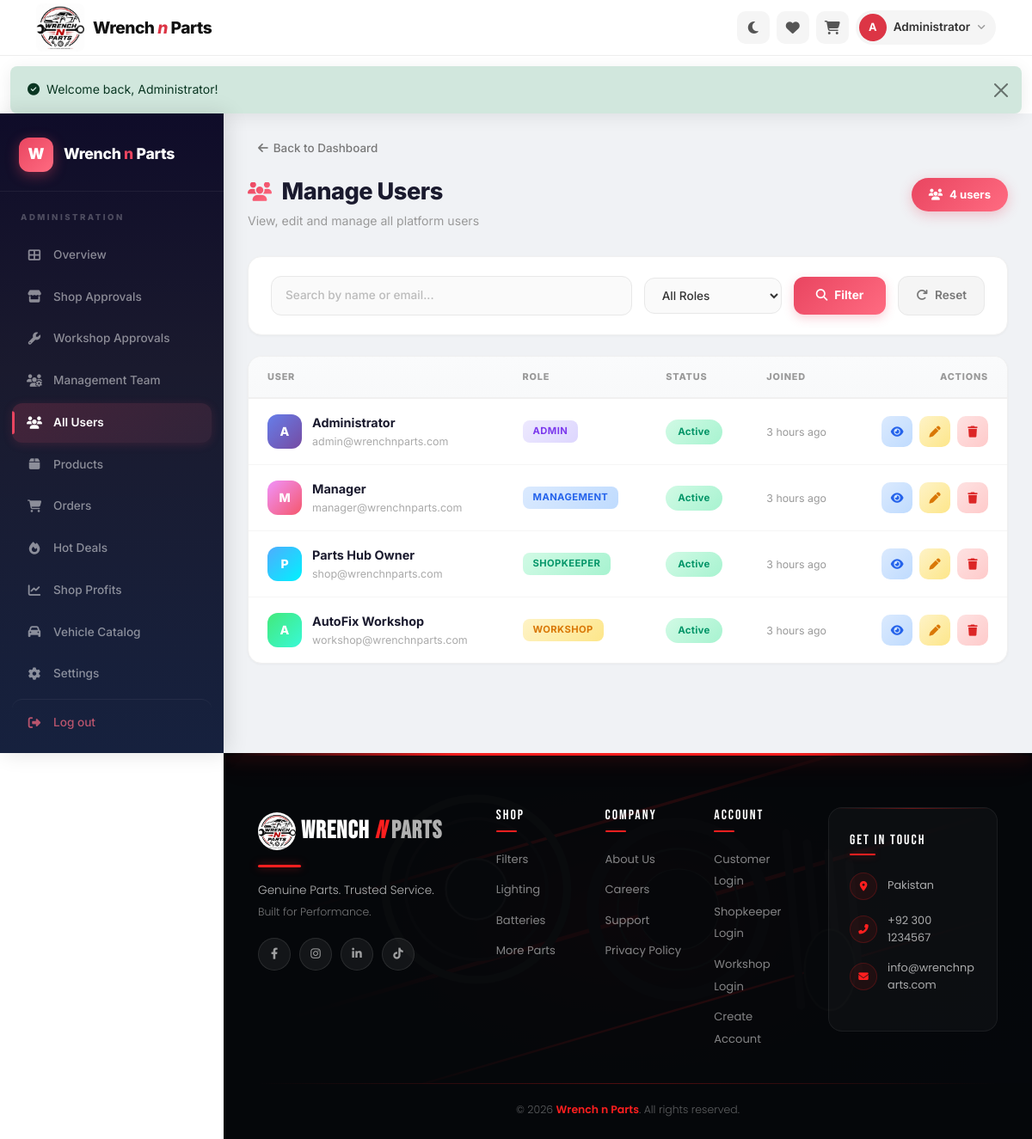
The page /legacy_php/admin/users.php (signed in) on the database its author committed.
### tables this page shows
CREATE TABLE users (
    user_id INT AUTO_INCREMENT PRIMARY KEY,
    name VARCHAR(100) NOT NULL,
    email VARCHAR(150) NOT NULL UNIQUE,
    password VARCHAR(255) NOT NULL,
    phone VARCHAR(20),
    address TEXT,
    role ENUM('customer','shopkeeper','workshop','admin','management') DEFAULT 'customer',
    status ENUM('pending','active','inactive','banned') DEFAULT 'pending',
    profile_image VARCHAR(255) DEFAULT NULL,
    created_at TIMESTAMP DEFAULT CURRENT_TIMESTAMP,
    updated_at TIMESTAMP DEFAULT CURRENT_TIMESTAMP ON UPDATE CURRENT_TIMESTAMP
);

### legacy_php/includes/config.php (called while the page is built, shortened)
<?php
$conn = new mysqli(DB_HOST, DB_USER, DB_PASS, DB_NAME);
$conn->set_charset("utf8mb4");
$conn->query("SET time_zone = '+05:00'");
if (!isset($_SESSION['user_id'])) {
    $logged_in = false;
    $current_user = null;
} else {
    $stmt = $conn->prepare("SELECT * FROM users WHERE user_id = ?");
    $stmt->bind_param("i", $_SESSION['user_id']);
    $stmt->execute();
    $result = $stmt->get_result();
    $current_user = $result->fetch_assoc();
    $logged_in = true;
}
function getFlash() {
    if (isset($_SESSION['flash'])) {
        $flash = $_SESSION['flash'];
        return $flash;
    }
    return null;
}
function timeAgo($datetime) {
    $tz = new DateTimeZone('Asia/Karachi');
    $now = new DateTime('now', $tz);
    try {
        $ago = new DateTime($datetime, $tz);
    } catch (Exception $e) {
        return $datetime;
    }
    $diff = $now->diff($ago);
    if ($diff->h > 0) return $diff->h . ' hour' . ($diff->h > 1 ? 's' : '') . ' ago';
    return 'Just now';
}
?>

### legacy_php/admin/users.php (the view, shortened to what this page needs)
<?php
require_once __DIR__ . '/../includes/config.php';
$search = isset($_GET['search']) ? trim($_GET['search']) : '';
$page = isset($_GET['page']) ? max(1, intval($_GET['page'])) : 1;
$perPage = 10;
$offset = ($page - 1) * $perPage;
$where = "WHERE role IN ('shopkeeper','workshop','admin','management')";
$params = [];
$types = '';
$countQuery = "SELECT COUNT(*) as total FROM users $where";
$countStmt = $conn->prepare($countQuery);
$countStmt->execute();
$totalRows = $countStmt->get_result()->fetch_assoc()['total'];
$query = "SELECT * FROM users $where ORDER BY created_at DESC LIMIT ? OFFSET ?";
$stmt = $conn->prepare($query);
$fullTypes = $types . 'ii';
$bindParams = array_merge($params, [$perPage, $offset]);
$stmt->bind_param($fullTypes, ...$bindParams);
$stmt->execute();
$users = $stmt->get_result()->fetch_all(MYSQLI_ASSOC);
include __DIR__ . '/../includes/header.php';
?>
<div class="admin-layout">
    <?php include __DIR__ . '/../includes/admin-sidebar.php'; ?>
    <main class="admin-main">
        <a href="dashboard.php" class="admin-back-link"><i class="fas fa-arrow-left"></i> Back to Dashboard</a>
        <div class="admin-header">
            <div>
                <h2 class="admin-page-title"><i class="fas fa-users"></i> Manage Users</h2>
                <p class="admin-page-subtitle">View, edit and manage all platform users</p>
            </div>
            <div class="admin-header-actions">
                <span class="admin-count-badge"><i class="fas fa-users"></i> <?php echo $totalRows; ?> users</span>
            </div>
        </div>
        <div class="admin-filter-bar">
            <form method="GET" class="filter-row">
                <input type="text" name="search" placeholder="Search by name or email..." value="<?php echo htmlspecialchars($search); ?>" style="flex:1;min-width:200px;">
                <select name="role" style="min-width:160px;">
                    <option value="">All Roles</option>
                </select>
                <button type="submit" class="btn-filter"><i class="fas fa-search"></i> Filter</button>
                <a href="users.php" class="btn-reset"><i class="fas fa-redo"></i> Reset</a>
            </form>
        </div>
        <div class="admin-card">
            <div class="admin-card-body p-0">
                <div class="admin-table-responsive">
                    <?php if (empty($users)): ?>
                        <div class="admin-empty-state">
                            <i class="fas fa-users"></i>
                            <h4>No users found</h4>
                            <p>Try adjusting your search or filter criteria</p>
                        </div>
                    <?php else: ?>
                        <table class="admin-table">
                            <thead>
                                <tr>
                                    <th>User</th>
                                    <th>Role</th>
                                    <th>Status</th>
                                    <th>Joined</th>
                                    <th style="text-align:right;">Actions</th>
                                </tr>
                            </thead>
                            <tbody>
                                <?php foreach ($users as $i => $u): ?>
                                    <tr>
                                        <td>
                                            <div class="cell-user">
                                                <div class="cell-avatar avatar-c<?php echo ($i % 5) + 1; ?>"><?php echo strtoupper(substr($u['name'], 0, 1)); ?></div>
                                                <div>
                                                    <div class="cell-info-name"><?php echo htmlspecialchars($u['name']); ?></div>
                                                    <div class="cell-info-sub"><?php echo htmlspecialchars($u['email']); ?></div>
                                                </div>
                                            </div>
                                        </td>
                                        <td><span class="role-badge role-<?php echo $u['role']; ?>"><?php echo ucfirst($u['role']); ?></span></td>
                                        <td>
                                            <?php
                                            $sClass = 'pending';
                                            $statusVal = $u['status'] ?? 'pending';
                                            if ($statusVal === 'active' || $statusVal === 'approved') $sClass = 'approved';
                                            elseif ($statusVal === 'rejected') $sClass = 'rejected';
                                            elseif ($statusVal === 'banned') $sClass = 'banned';
                                            ?>
                                            <span class="status-pill status-<?php echo $sClass; ?>"><?php echo ucfirst($statusVal); ?></span>
                                        </td>
                                        <td><small style="color:#999;"><?php echo timeAgo($u['created_at']); ?></small></td>
                                        <td>
                                            <div class="action-btns" style="justify-content:flex-end;">
                                                <button class="action-btn action-btn-view" data-bs-toggle="modal" data-bs-target="#userModal<?php echo $u['user_id']; ?>" title="View"><i class="fas fa-eye"></i></button>
                                                <button class="action-btn action-btn-edit" data-bs-toggle="modal" data-bs-target="#statusModal<?php echo $u['user_id']; ?>" title="Change Status"><i class="fas fa-pen"></i></button>
                                                <button class="action-btn action-btn-delete" data-bs-toggle="modal" data-bs-target="#deleteModal<?php echo $u['user_id']; ?>" title="Delete"><i class="fas fa-trash"></i></button>
                                            </div>
                                        </td>
                                    </tr>
                                <?php endforeach; ?>
                            </tbody>
                        </table>
                    <?php endif; ?>
                </div>
            </div>
        </div>
    </main>
</div>

### legacy_php/includes/header.php (shortened to what this page needs)
<!DOCTYPE html>
<html lang="en">
<head>
    <link href="https://cdn.jsdelivr.net/npm/bootstrap@5.3.0/dist/css/bootstrap.min.css" rel="stylesheet">
    <link href="https://cdnjs.cloudflare.com/ajax/libs/font-awesome/6.4.0/css/all.min.css" rel="stylesheet">
    <link href="<?php echo SITE_URL; ?>/css/style.css?v=<?php echo filemtime(__DIR__ . '/../css/style.css'); ?>" rel="stylesheet" id="theme-css">
    <?php
    $isAdmin = isset($_SERVER['PHP_SELF']) && (strpos($_SERVER['PHP_SELF'], '/admin/') !== false || strpos($_SERVER['PHP_SELF'], '/management/') !== false);
    if ($isAdmin):
    ?>
    <link href="<?php echo SITE_URL; ?>/css/admin.css" rel="stylesheet">
    <?php endif; ?>
    <link href="<?php echo SITE_URL; ?>/css/responsive.css?v=<?php echo filemtime(__DIR__ . '/../css/responsive.css'); ?>" rel="stylesheet">
</head>
<body>
<header class="wnp-header" id="wnpHeader">
    <div class="container">
        <div class="wnp-header-inner">
            <a class="wnp-logo" href="<?php echo SITE_URL; ?>/index.php" id="wnpLogoLink">
                <img src="<?php echo SITE_URL; ?>/uploads/logo.png" alt="Wrench n Parts" class="wnp-logo-img" id="wnpLogoImg">
                <span class="wnp-logo-text">Wrench <span class="wnp-logo-accent">n</span> Parts</span>
            </a>
            <div class="wnp-header-right">
                <button id="theme-toggle" class="wnp-icon-btn" title="Toggle theme">
                    <i class="fas fa-moon"></i>
                </button>
                <?php if ($logged_in): ?>
                    <a class="wnp-icon-btn" href="<?php echo SITE_URL; ?>/customer/wishlist.php" title="Wishlist">
                        <i class="fas fa-heart"></i>
                    </a>
                    <a class="wnp-icon-btn" href="<?php echo SITE_URL; ?>/cart.php" title="Cart">
                        <i class="fas fa-shopping-cart"></i>
                    </a>
                    <div class="wnp-user-menu">
                        <button class="wnp-user-trigger" data-bs-toggle="dropdown">
                            <span class="wnp-user-circle"><?php echo strtoupper(substr($current_user['name'], 0, 1)); ?></span>
                            <span class="wnp-user-text"><?php echo htmlspecialchars($current_user['name']); ?></span>
                            <i class="fas fa-angle-down"></i>
                        </button>
                    </div>
                <?php endif; ?>
            </div>
        </div>
    </div>
</header>
<?php
$flash = getFlash();
if ($flash): ?>
<div class="flash-container">
    <div class="alert alert-<?php echo $flash['type']; ?> alert-dismissible fade show alert-modern" role="alert">
        <div class="d-flex align-items-center">
            <i class="fas fa-<?php echo $flash['type'] === 'success' ? 'check-circle' : ($flash['type'] === 'danger' ? 'exclamation-circle' : 'info-circle'); ?> me-2"></i>
            <?php echo htmlspecialchars($flash['message']); ?>
        </div>
        <button type="button" class="btn-close" data-bs-dismiss="alert"></button>
    </div>
</div>
<?php endif; ?>

### css/responsive.css (style rules this page uses)
html { -webkit-text-size-adjust: 100%; }
body { overflow-x: hidden; width: 100%; }
img, video, iframe, embed, canvas, svg { max-width: 100%; }
table { border-collapse: collapse; }
h1, h2, h3, h4, h5, h6, p, a, span, div, td, th, li { overflow-wrap: break-word; word-break: break-word; }
input, select, textarea, button { font-size: 16px; }
.wnp-header, .dash-layout, .admin-layout, .cust-navbar, .premium-footer, .hero-v2, .section-v2, .pd-wrapper, .bp-wrapper, .ck-page, .chat-page, .support-hero, .careers-hero, .about-hero, .privacy-hero { max-width: 100%; overflow-x: clip; }
@media (max-width: 1400px) { .admin-main { padding: 24px 28px; } }

### rows shown on the page
users: name "A", name "Administrator", email "admin@wrenchnparts.com", role "ADMIN", status "Active", created_at "3 hours ago"
users: name "M", name "Manager", email "manager@wrenchnparts.com", role "MANAGEMENT", status "Active", created_at "3 hours ago"
users: name "P", name "Parts Hub Owner", email "shop@wrenchnparts.com", role "SHOPKEEPER", status "Active", created_at "3 hours ago"
users: name "A", name "AutoFix Workshop", email "workshop@wrenchnparts.com", role "WORKSHOP", status "Active", created_at "3 hours ago"

### other values the page prints
$flash['message'] "Welcome back, Administrator!"
$totalRows "4"
